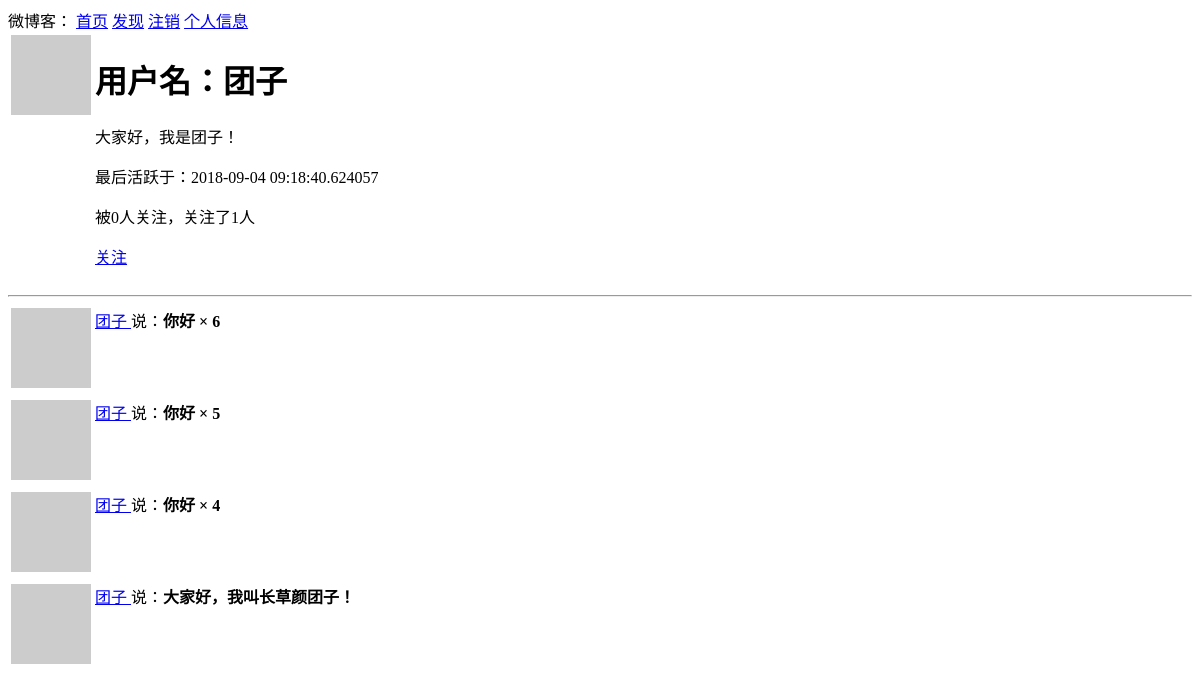
Before: /user/团子 (signed in) with the older database file.
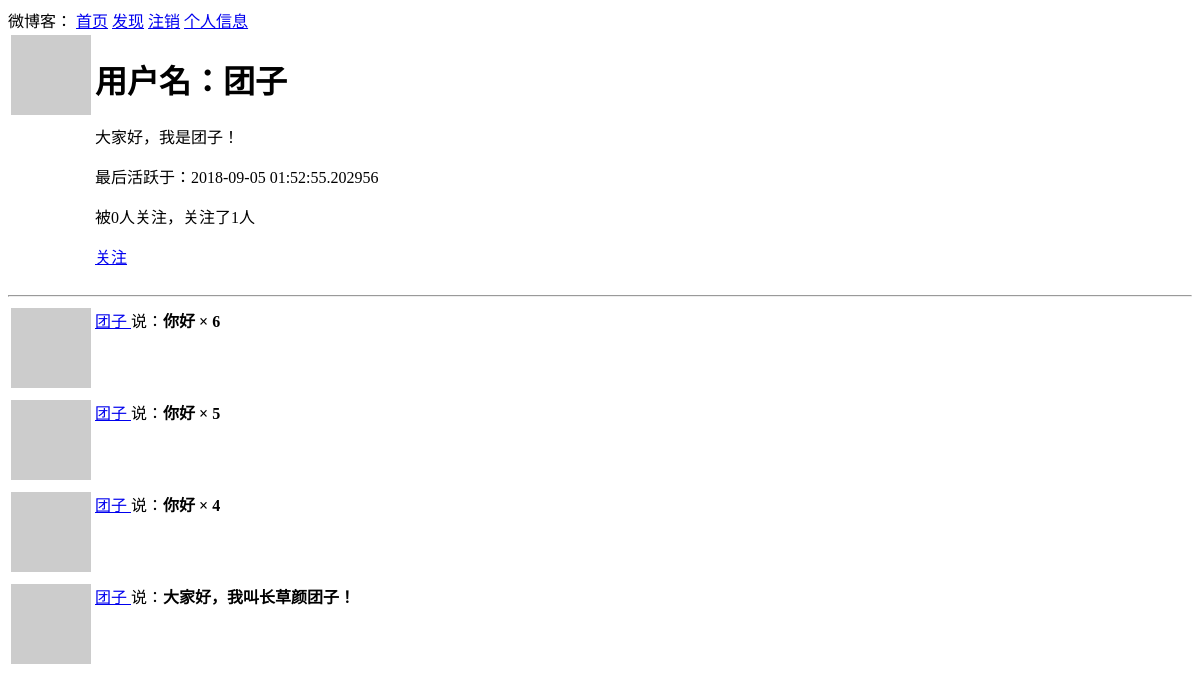
After: the same page with the newer database file.
### app/models.py (models this page shows, shortened)
class User(UserMixin, db.Model):
    id = db.Column(db.Integer, primary_key=True)
    username = db.Column(db.String(64), index=True, unique=True)
    email = db.Column(db.String(120), index=True, unique=True)
    password_hash = db.Column(db.String(128))
    posts = db.relationship('Post', backref='author', lazy='dynamic')
    about_me = db.Column(db.String(140))
    last_seen = db.Column(db.DateTime, default=datetime.utcnow)
    followed = db.relationship(
        'User', secondary=followers,
        primaryjoin=(followers.c.follower_id == id),
        secondaryjoin=(followers.c.followed_id == id),
        backref=db.backref('followers', lazy='dynamic'),
        lazy='dynamic')
    def avatar(self, size):
        digest = md5(self.email.lower().encode('utf-8')).hexdigest()
        return 'https://www.gravatar.com/avatar/{}?d=robohash&s={}'.format(
            digest, size)
    def is_following(self, user):
        return self.followed.filter(
            followers.c.followed_id == user.id).count() > 0

class Post(db.Model):
    id = db.Column(db.Integer, primary_key=True)
    body = db.Column(db.String(140))
    timestamp = db.Column(db.DateTime, index=True, default=datetime.utcnow)
    user_id = db.Column(db.Integer, db.ForeignKey('user.id'))

### app/routes.py (the view)
@app.route('/user/<username>')
@login_required
def user(username):
    user = User.query.filter_by(username=username).first_or_404()
    page = request.args.get('page', 1, type=int)
    posts = user.posts.order_by(Post.timestamp.desc()).paginate(
        page, app.config['POSTS_PER_PAGE'], False)
    next_url = url_for('index', page=posts.next_num) if posts.has_next else None
    prev_url = url_for('index', page=posts.prev_num) if posts.has_prev else None
    return render_template('user.html', user=user, posts=posts.items,
                           next_url=next_url, prev_url=prev_url)

### app/models.py (called while the page is built)
@login.user_loader
def load_user(id):
    return User.query.get(int(id))

### app/routes.py (called while the page is built)
@app.before_request
def before_request():
    if current_user.is_authenticated:
        current_user.last_seen = datetime.utcnow()
        db.session.commit()

### app/templates/user.html (shortened to what this page needs)
{% extends 'base.html' %}
{% block content %}
    <table>
        <tr valign="top">
            <td>
                <img src="{{ user.avatar(128) }}">
            </td>
            <td>
                <h1>用户名：{{ user.username }}</h1>
                {% if user.about_me %}
                    <p>{{ user.about_me }}</p>
                {% endif %}
                {% if user.last_seen %}
                    <p>最后活跃于：{{ user.last_seen }}</p>
                {% endif %}
                <p>
                    被{{ user.followers.count() }}人关注，关注了{{ user.followed.count() }}人
                </p>
                {% if user == current_user %}
                    <p><a href="{{ url_for('edit_profile') }}">编辑个人信息</a></p>
                {% elif not current_user.is_following(user) %}
                    <p>
                        <a href="{{ url_for('follow', username=user.username) }}">关注</a>
                    </p>
                {% else %}
                    <p>
                        <a href="{{ url_for('unfollow', username=user.username) }}">
                            取消关注
                        </a>
                    </p>
                {% endif %}
            </td>
        </tr>
    </table>
    <hr>
    {% for post in posts %}
        {% include "_post.html" %}
    {% endfor %}
{% endblock %}

### app/templates/base.html (shortened to what this page needs)
<!DOCTYPE html>
<html lang="en">
<head>
</head>
<body>
    <div>
        微博客：
        <a href="{{ url_for('index') }}">首页</a>
        <a href="{{ url_for('explore') }}">发现</a>
        {% if current_user.is_anonymous %}
            <a href="{{ url_for('login') }}">登录</a>
        {% else %}
            <a href="{{ url_for('logout') }}">注销</a>
            <a href="{{ url_for('user', username=current_user.username) }}">个人信息</a>
        {% endif %}
    </div>
    {% block content %}{% endblock %}
</body>
</html>

### app/templates/_post.html (shortened to what this page needs)
<table>
    <tr valign="top">
        <td>
            <img src="{{ post.author.avatar(36) }}">
        </td>
        <td>
            <a href="{{ url_for('user', username=post.author.username) }}">
                {{ post.author.username }}
            </a>
            说：<b>{{ post.body }}</b>
        </td>
</table>

Changed rows visible on the page:
changed User "团子": last_seen "2018-09-04 09:18:40.624057" → "2018-09-05 01:52:55.202956"
